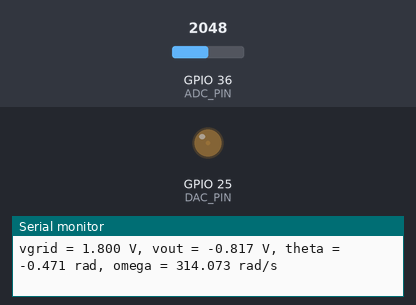
The sketch below on a simulated ESP32. Shown: output pins drawn as LEDs (lit = HIGH), the last lines printed to the serial monitor. The test bench sets the inputs (shaded band); at power-on: GPIO 36 (ADC_PIN) = 2048.

Above: at 1.2 s.
1.3 s: GPIO 36 (ADC_PIN) set to 1228
At 1.77 s:
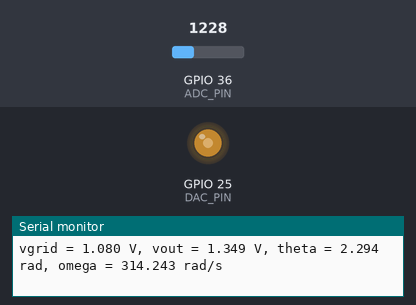
4.3 s: GPIO 36 (ADC_PIN) set to 1340
7.3 s: GPIO 36 (ADC_PIN) set to 1424
Timing chart, 0 to 16.3 s (numbered marks = the images above; inputs shaded):
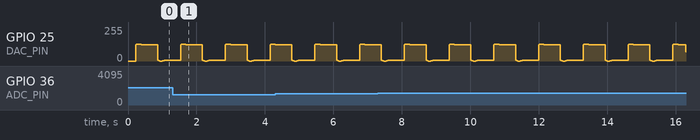

The sketch:

phase_detector_simple.ino
```cpp
// Include the necessary libraries
#include <Arduino.h>
#include <driver/adc.h>
#include <driver/dac.h>
#include <math.h>

// Define the pins for the ADC and DAC
#define ADC_PIN 36 // GPIO36
#define DAC_PIN 25 // GPIO25

// Define the parameters for the PLL
#define Kp 0.1 // Proportional gain
#define Ki 0.01 // Integral gain
#define Wn 314.16 // Nominal angular frequency (50 Hz)
#define Ts 0.0001 // Sampling time (10 kHz)

// Declare the global variables
float theta = 0; // Phase angle
float omega = Wn; // Angular frequency
float vgrid = 0; // Grid voltage
float vout = 0; // Output voltage
float error = 0; // Phase error
float integral = 0; // Integral of the phase error

// Setup function
void setup() {
  // Initialize the serial monitor
  Serial.begin(115200);

  // Initialize the ADC
  adc1_config_width(ADC_WIDTH_BIT_12); // 12-bit resolution
  adc1_config_channel_atten(ADC1_CHANNEL_0, ADC_ATTEN_DB_11); // 0-3.6V range

  // Initialize the DAC
  dac_output_enable(DAC_CHANNEL_1); // Enable DAC channel 1
}

// Loop function
void loop() {
  // Read the grid voltage from the ADC
  vgrid = adc1_get_raw(ADC1_CHANNEL_0) * 3.6 / 4095.0; // Convert to volts

  // Calculate the phase error using a phase detector
  error = vgrid * sin(theta);

  // Update the integral of the phase error
  integral = integral + error * Ts;

  // Update the angular frequency using a PI controller
  omega = Wn + Kp * error + Ki * integral;

  // Update the phase angle using a phase accumulator
  theta = theta + omega * Ts;

  // Wrap the phase angle to the range [-pi, pi]
  if (theta > PI) {
    theta = theta - 2 * PI;
  }
  else if (theta < -PI) {
    theta = theta + 2 * PI;
  }

  // Generate the output voltage using a sine wave generator
  vout = 1.8 * sin(theta); // 1.8V peak amplitude

  // Write the output voltage to the DAC
  dac_output_voltage(DAC_CHANNEL_1, (vout + 1.8) * 127.5 / 3.6); // Convert to 8-bit value

  // Print the results to the serial monitor
  Serial.print("vgrid = ");
  Serial.print(vgrid, 3);
  Serial.print(" V, vout = ");
  Serial.print(vout, 3);
  Serial.print(" V, theta = ");
  Serial.print(theta, 3);
  Serial.print(" rad, omega = ");
  Serial.print(omega, 3);
  Serial.println(" rad/s");
}
```
